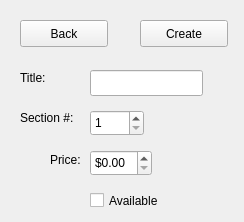
<?xml version="1.0" encoding="UTF-8"?>
<ui version="4.0">
 <class>EditSectionFormWindow</class>
 <widget class="QWidget" name="EditSectionFormWindow">
  <property name="geometry">
   <rect>
    <x>0</x>
    <y>0</y>
    <width>244</width>
    <height>222</height>
   </rect>
  </property>
  <property name="windowTitle">
   <string>Create Section</string>
  </property>
  <widget class="QLabel" name="label">
   <property name="geometry">
    <rect>
     <x>20</x>
     <y>70</y>
     <width>31</width>
     <height>16</height>
    </rect>
   </property>
   <property name="text">
    <string>Title:</string>
   </property>
  </widget>
  <widget class="QLabel" name="label_2">
   <property name="geometry">
    <rect>
     <x>20</x>
     <y>110</y>
     <width>61</width>
     <height>16</height>
    </rect>
   </property>
   <property name="text">
    <string>Section #:</string>
   </property>
  </widget>
  <widget class="QSpinBox" name="sectionNumberSpinBox">
   <property name="geometry">
    <rect>
     <x>90</x>
     <y>110</y>
     <width>54</width>
     <height>26</height>
    </rect>
   </property>
   <property name="minimum">
    <number>1</number>
   </property>
  </widget>
  <widget class="QLineEdit" name="titleTextbox">
   <property name="geometry">
    <rect>
     <x>90</x>
     <y>70</y>
     <width>113</width>
     <height>26</height>
    </rect>
   </property>
  </widget>
  <widget class="QPushButton" name="createButton">
   <property name="geometry">
    <rect>
     <x>140</x>
     <y>20</y>
     <width>88</width>
     <height>27</height>
    </rect>
   </property>
   <property name="text">
    <string>Create</string>
   </property>
  </widget>
  <widget class="QPushButton" name="backButton">
   <property name="geometry">
    <rect>
     <x>20</x>
     <y>20</y>
     <width>88</width>
     <height>27</height>
    </rect>
   </property>
   <property name="text">
    <string>Back</string>
   </property>
  </widget>
  <widget class="QCheckBox" name="availabilityCheckBox">
   <property name="geometry">
    <rect>
     <x>90</x>
     <y>190</y>
     <width>89</width>
     <height>21</height>
    </rect>
   </property>
   <property name="text">
    <string>Available</string>
   </property>
  </widget>
  <widget class="QDoubleSpinBox" name="priceSpinBox">
   <property name="geometry">
    <rect>
     <x>90</x>
     <y>150</y>
     <width>62</width>
     <height>26</height>
    </rect>
   </property>
   <property name="prefix">
    <string>$</string>
   </property>
   <property name="maximum">
    <double>9999999.000000000000000</double>
   </property>
   <property name="singleStep">
    <double>0.010000000000000</double>
   </property>
  </widget>
  <widget class="QLabel" name="label_9">
   <property name="geometry">
    <rect>
     <x>50</x>
     <y>150</y>
     <width>31</width>
     <height>20</height>
    </rect>
   </property>
   <property name="text">
    <string>Price:</string>
   </property>
  </widget>
 </widget>
 <resources/>
 <connections/>
</ui>
